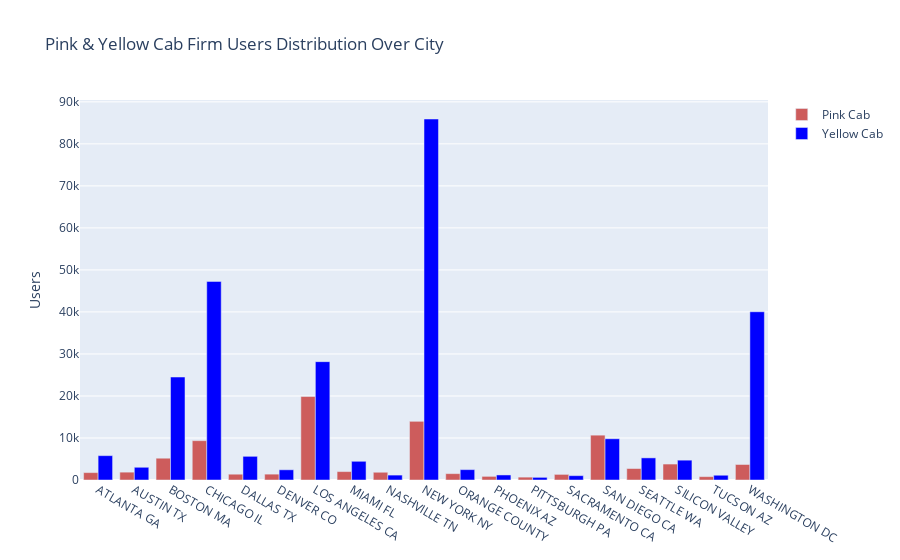

Notebook code cell kept with this figure:
### Markdown cell above
As seen from this Pie Chart; The total number of users of Yellow Cab is approximately 3 times that of Pink Cab.

### Code cell
data1_0 = MasterData[MasterData["Company"] == "Pink Cab"].groupby("City").count()
data1_1 = MasterData[MasterData["Company"] == "Yellow Cab"].groupby("City").count()

fig = go.Figure()
fig.add_trace(go.Bar(
                    x=data1_0.index,
                    y=data1_0['Users'],
                    name='Pink Cab',
                    marker_color='indianred' 
                    ))            
fig.add_trace(go.Bar(
                    x=data1_1.index,
                    y=data1_1['Users'],
                    name='Yellow Cab',
                    marker_color='blue'
                    ))
fig.update_layout(
    yaxis_title="Users",
    title="Pink & Yellow Cab Firm Users Distribution Over City" )

### Figure 1 — Plotly figure (JSON) as saved in the notebook; plotly's stock layout.template omitted (floating-point values rounded to 4 significant figures)
{"data": [{"marker": {"color": "indianred"}, "name": "Pink Cab", "type": "bar", "x": ["ATLANTA GA", "AUSTIN TX", "BOSTON MA", "CHICAGO IL", "DALLAS TX", "DENVER CO", "LOS ANGELES CA", "MIAMI FL", "NASHVILLE TN", "NEW YORK NY", "ORANGE COUNTY", "PHOENIX AZ", "PITTSBURGH PA", "SACRAMENTO CA", "SAN DIEGO CA", "SEATTLE WA", "SILICON VALLEY", "TUCSON AZ", "WASHINGTON DC"], "y": [1762, 1868, 5186, 9361, 1380, 1394, 19865, 2002, 1841, 13967, 1513, 864, 682, 1334, 10672, 2732, 3797, 799, 3692]}, {"marker": {"color": "blue"}, "name": "Yellow Cab", "type": "bar", "x": ["ATLANTA GA", "AUSTIN TX", "BOSTON MA", "CHICAGO IL", "DALLAS TX", "DENVER CO", "LOS ANGELES CA", "MIAMI FL", "NASHVILLE TN", "NEW YORK NY", "ORANGE COUNTY", "PHOENIX AZ", "PITTSBURGH PA", "SACRAMENTO CA", "SAN DIEGO CA", "SEATTLE WA", "SILICON VALLEY", "TUCSON AZ", "WASHINGTON DC"], "y": [5795, 3028, 24506, 47264, 5637, 2431, 28168, 4452, 1169, 85918, 2469, 1200, 631, 1033, 9816, 5265, 4722, 1132, 40045]}], "layout": {"title": {"text": "Pink & Yellow Cab Firm Users Distribution Over City"}, "yaxis": {"title": {"text": "Users"}}}}
